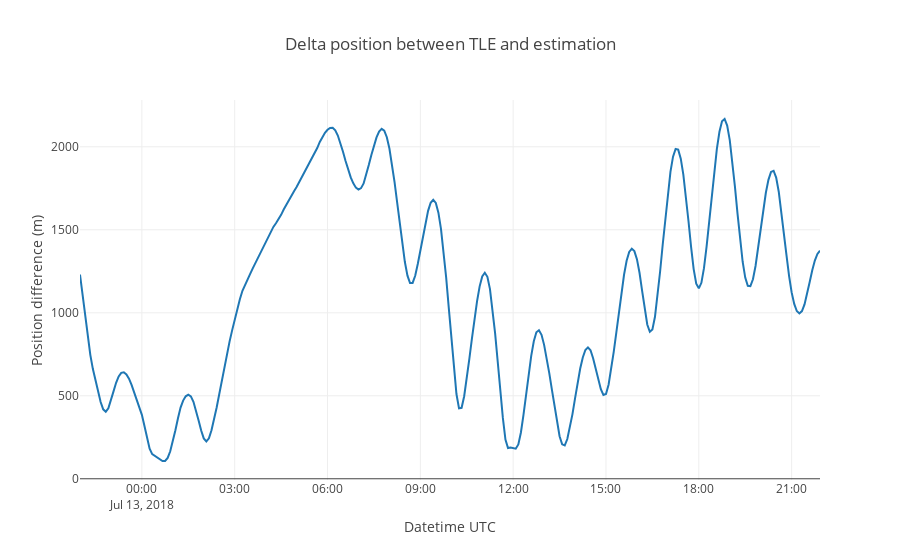

Notebook code for this chart:
### Markdown cell above
Plotting the position difference between the initial TLE and the estimated orbit.

### Code cell
# Computing norm of position difference
import numpy as np
deltaPos_norm = pd.Series(data=np.linalg.norm(
    PV_tle_tod_df[['x','y','z']] - PV_tod_df[['x','y','z']], 
    axis=1),
                         index=PV_tle_tod_df.index)

import plotly.graph_objs as go

trace = go.Scatter(
    x = deltaPos_norm.index,
    y = deltaPos_norm,
    mode='lines'
)

data = [trace]

layout = go.Layout(
    title = 'Delta position between TLE and estimation',
    xaxis = dict(
        title = 'Datetime UTC'
    ),
    yaxis = dict(
        title = 'Position difference (m)'
    )
)

fig = dict(data=data, layout=layout)

py.iplot(fig)

### Figure 1 — Plotly figure (JSON) as saved in the notebook; plotly's stock layout.template omitted (floating-point values rounded to 4 significant figures; data arrays with more than 128 entries replaced by an {"elided": "..."} marker saying what was removed)
{"data": [{"mode": "lines", "type": "scatter", "uid": "88465b03-9ff5-4465-a573-79674fb488ef", "x": {"elided": "288 str values"}, "y": {"elided": "288 float values"}}], "layout": {"autosize": true, "title": {"text": "Delta position between TLE and estimation"}, "xaxis": {"autorange": true, "range": ["2018-07-12 22:00", "2018-07-13 21:55"], "title": {"text": "Datetime UTC"}, "type": "date"}, "yaxis": {"autorange": true, "range": [-7.415, 2282.0], "title": {"text": "Position difference (m)"}, "type": "linear"}}}
